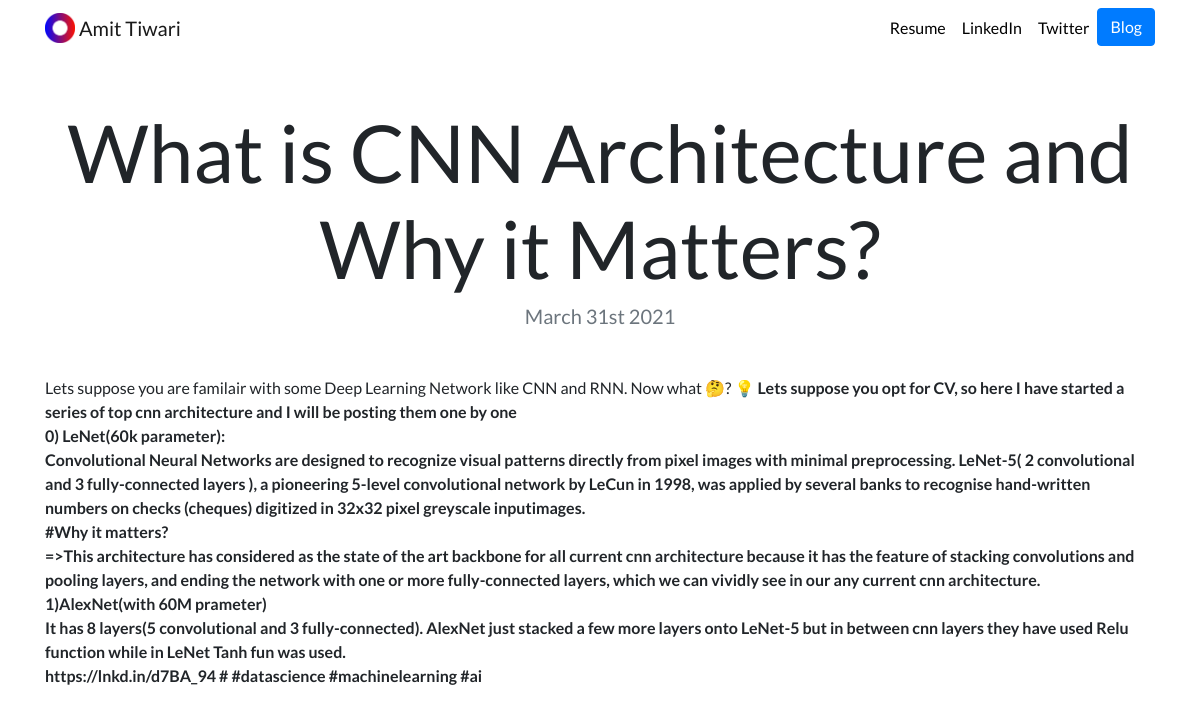
Page /blog/8/ on the committed database.
### blog/models.py (models this page shows, shortened)
class Blogging(models.Model):
  title = models.CharField(max_length=250)
  date = models.DateField()
  description = models.TextField()

### blog/views.py (the view)
# urls.py: path('<int:blog_id>/', views.details, name='detail'),
def details(request, blog_id):
  get_blog_id = get_object_or_404(Blogging, pk=blog_id)  #pk means primary key , its a keyword of db used in python
  return render(request, 'blog/detail.html', {'blog': get_blog_id})

### blog/templates/blog/detail.html
{% extends "portfolio/base.html" %}
{% load static %}
{% block content %}
<h1 class="text-center mt-5" id="blogdetailtitle">{{ blog.title }}</h1>
<h5 class="text-center text-muted mb-5">{{ blog.date|date:'F jS Y' }}</h5>
{{ blog.description|safe }}
{% endblock %}

### portfolio/static/portfolio/custom.css (style rules this page uses)
body { font-family: 'Lato', sans-serif; }
@media (min-width: 992px) { #blogdetailtitle { font-size: 5rem; } }

### rows in the picture
Blogging: title "What is CNN Architecture and Why it Matters?", date "March 31st 2021", description "Lets suppose you are familair with some Deep Learning Network like CNN and RNN. Now what 🤔? 💡 Lets suppose you opt for CV, so here I have started a series of top cnn architecture and I will be posting them one by one 0) LeNet(60k parameter): Convolutional Neural Networks are designed to recognize visual patterns directly from pixel images with minimal preprocessing. LeNet-5( 2 convolutional and 3 fully-connected layers ), a pioneering 5-level convolutional network by LeCun in 1998, was applied by several banks to recognise hand-written numbers on checks (cheques) digitized in 32x32 pixel greyscale inputimages. #Why it matters? =>This architecture has considered as the state of the art…"
